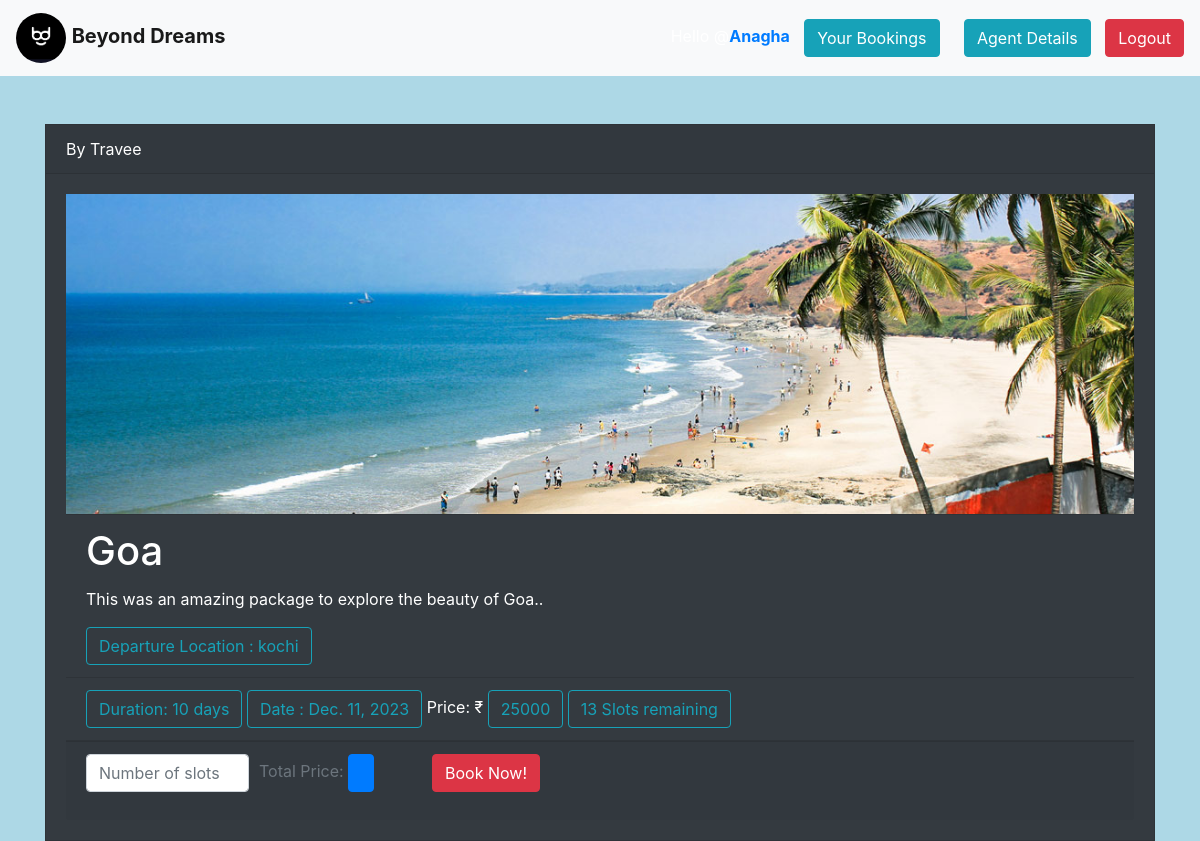
The app's page /package-det/15/ (signed in) with its own data.
### backpacker/models.py (models this page shows, shortened)
class CustomUser(AbstractUser):
    is_agent = models.BooleanField('agent stat', default=False)
    is_customer = models.BooleanField('customer status', default=False)
    phone = models.CharField(max_length=10,default="")
    aadhar_no = models.CharField(max_length=12,default="")
    aadhar_image=models.ImageField(default="B.png")
    REQUIRED_FIELDS = []

class Package(models.Model):
    title = models.CharField(max_length=100)
    agent = models.ForeignKey(Agent, on_delete=models.CASCADE, null=True)
    cost = models.IntegerField()
    duration = models.IntegerField()
    Location = models.CharField(max_length=100)
    ddate = models.DateField(
        validators=[MinValueValidator(datetime.date.today)])
    posteddate = models.DateField(auto_now=True)
    dloc = models.CharField(max_length=300)
    description = models.TextField(null=True, blank=True)
    slots = models.IntegerField(default=2)
    image = models.ImageField(default="B.png")
    users = models.ManyToManyField(
        CustomUser, related_name='participants', blank=True)
    mode = models.CharField(max_length=1, choices=Travel_mode,default="B")
    class Meta:
        ordering = ['-posteddate']

class Agent(models.Model):
    User = models.ForeignKey(
        CustomUser, on_delete=models.CASCADE, primary_key=True)
    name = models.CharField(max_length=100)
    bio = models.CharField(max_length=100)
    def __str__(self):
        return self.name

### backpacker/decorators.py (the view)
    def wrap(request, *args, **kwargs):
        user=request.user
        if user.is_customer:
            return view_func(request, *args, **kwargs)
        else:
            messages.error(request, 'you must be an User')
            return render(request, "backpacker/login.html")

### backpacker/views.py (called while the page is built, shortened)
@login_required(login_url='login')
@customer_only
def package_details(request, pk):
    package = Package.objects.get(id=pk)
    context = {'package': package}
    return render(request, 'backpacker/package_details.html', context)

### templates/backpacker/package_details.html (shortened to what this page needs)
{% extends 'main.html' %} {% load static %} {% block content %}
<br />
<br />
<font color="#ffffff">
  <div class="container">
    <div class="card text-white bg-dark rounded-0">
      <div class="card-header"> By {{ package.agent }}</div>
      <div class="card-body">
        <img src="{{package.image.url}}"onclick="window.open(this.src)"
          class="card-img-top1"
          style=""
          alt="..."
        />
        <ul class="list-group list-group-flush bg-dark">
          <li class="list-group-item bg-dark">
            <h1 class="card-title">{{ package.Location }}</h1>
            <p class="fst-italic">{{ package.description }}</p>
            <button type="button" class="btn btn-outline-info">
              Departure Location : {{ package.dloc }}
            </button>
          </li>
          <li class="list-group-item bg-dark">
            <button type="button" class="btn btn-outline-info">
              Duration: {{ package.duration }} days
            </button>
            <button type="button" class="btn btn-outline-info">
              Date : {{ package.ddate }}
            </button>
            Price: ₹
            <input type="button" value={{ package.cost }} id="price" class="btn btn-outline-info">
            <button type="button" class="btn btn-outline-info">
              {{ package.slots }} Slots remaining
            </button>
          </li>
        </ul>
        <div class="card-footer text-muted">
          <form method="POST">
           <div class="form-row">
          <div class="form-group col-md-2 ">
            <input type="number" min=1 max={{package.slots}} class="form-control" id="slots" placeholder="Number of slots"  name="nos" oninput="multiply(this)">
          </div>
          <div class="form-group col-md-2 ">
          Total Price:
            <input class="btn btn-primary" type="button" id="total" >
          </div>
          <div class="form-group col-md-3 ">
            <button type="submit" class="btn btn-danger">Book Now!</button>
          </div>
      </div>
    </div>
  </div>
</font>
{% endblock content %}

### templates/main.html (shortened to what this page needs)
{% load static %}
<!DOCTYPE html>
<html lang="en">
  <head>
    <link
      rel="stylesheet"
      href="https://maxcdn.bootstrapcdn.com/bootstrap/4.0.0/css/bootstrap.min.css"
    />
  </head>
  <body style="background-color: lightblue">
    <nav class="navbar navbar-light bg-light">
    <ul class="nav navbar-nav navbar-left">
    <li>
      <a class="navbar-brand fw-bold" href="{% url 'index' %}">
        <img
          src="{% static 'images/bd.jpg' %}"
          width="50"
          height="50"
          class="d-inline-block align-center rounded-circle"
          alt=""
        />
       <b> Beyond Dreams </b>
      </a>
      </li>
      </ul>
      {% if request.user.is_authenticated %}
      <ul class="nav navbar-nav navbar-right">
      <li class="text-white">
      <span>Hello @<b><a href="{% url 'package' %}">{{request.user.username}}</a></b></span>
      {% if  request.user.is_customer is True and  not 'bookinglist' in request.path  %}
      <a href="{% url 'bookinglist' %}" class="link-dark">
          <button type="button" class="btn btn-info"style="margin:10px;">Your Bookings</button>
        </a>
        <a href="{% url 'Agentdetails' request.user.username %}" class="link-dark">
          <button type="button" class="btn btn-info"style="margin:10px;">Agent Details</button>
        </a>
        {% endif %}
        <a href="{% url 'logout' %}" class="link-dark">
          <button type="button" class="btn btn-danger">Logout</button>
        </a>
        </li>
      </ul>
      {% endif %}
    </nav>
    {% block content %} {% endblock %}
  </body>
</html>

### templates/main.html (style rules this page uses)
.card-img-top1 { width: 100%; height: 40vh; object-fit: cover; }

### records on screen
CustomUser: user.username "Anagha"
Package: agent "Travee", image (picture), Location "Goa", description "This was an amazing package to explore the beauty of Goa..", dloc "kochi", duration "10", ddate "Dec. 11, 2023", cost "25000", slots "13"
